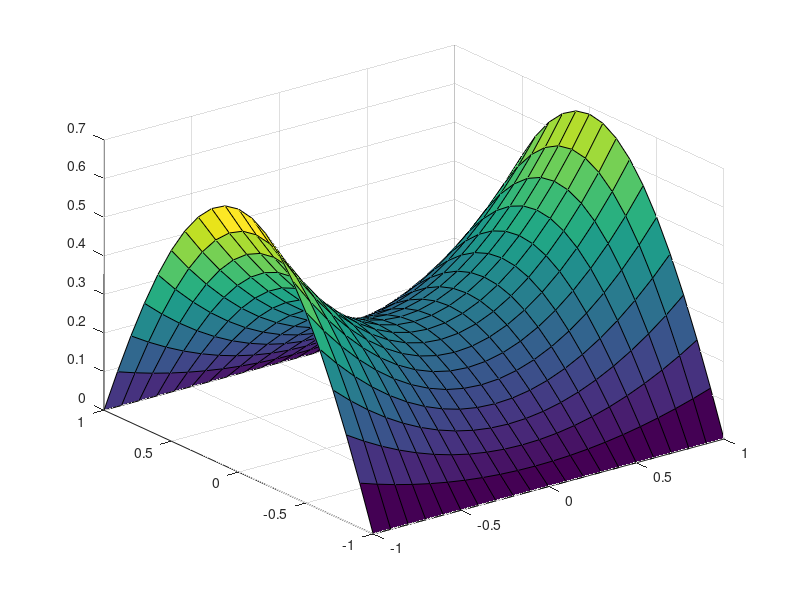

The MATLAB script that drew this image:
%ejemplo 2.7, verificados los resultados con el libro.

x_exp = [0 2 0 2 4 4 4 2 0 6 6 6 6 4 2 0 8 8 8 8 8 6 4 2 0];
y_exp = [0 0 2 2 0 2 4 4 4 0 2 4 6 6 6 6 0 2 4 6 8 8 8 8 8]; 
% hasta M = 25 se banca esto.
%no quise seguir expandiendo mas, porque: 1. no lo creia necesario; 2.
%sigue un patron facilemnte deducible si creen que es necesario mas
%terminos.

M = 3;

N = @(m,x,y) (1-y.^2).*x.^(x_exp(m)).*y.^(y_exp(m));
%W = @(l,x,y) (1-y^2).*x.^(x_exp(l)).*y.^(y_exp(l));
dNdx = @(m,x,y) x_exp(m)*x.^(x_exp(m)-1).*y.^y_exp(m).*(1-y.^2);
dNdy = @(m,x,y) y_exp(m).*x.^(x_exp(m)).*y.^(y_exp(m)-1).*(1-y.^2)-2*x.^x_exp(m).*y.^(y_exp(m)+1);

K = zeros(M,M);
f = zeros(M,1);

for l = 1:M
    for m = 1:M
        K(l,m) = integral2(@(x,y) dNdx(l,x,y).*dNdx(m,x,y) + dNdy(l,x,y).*dNdy(m,x,y), 0, 1, 0, 1);
    end
    f(l) = integral(@(y) N(l,1,y).*cos(pi.*y./2),0,1);
end

a = K\f;

x_q = -1:0.1:1;
y_q = -1:0.1:1;
n = length(x_q);
[X,Y] = meshgrid(x_q,y_q);
%phi = @(x,y) sum(a(:).*N(1:M,x,y));

phi_q = zeros(n,n);
for i = 1:n
    for j = 1:n
        phi_q(i,j) = sum(a(1:M).*N(1:M,X(i,j),Y(i,j))');
    end
end

surf(X,Y,phi_q);